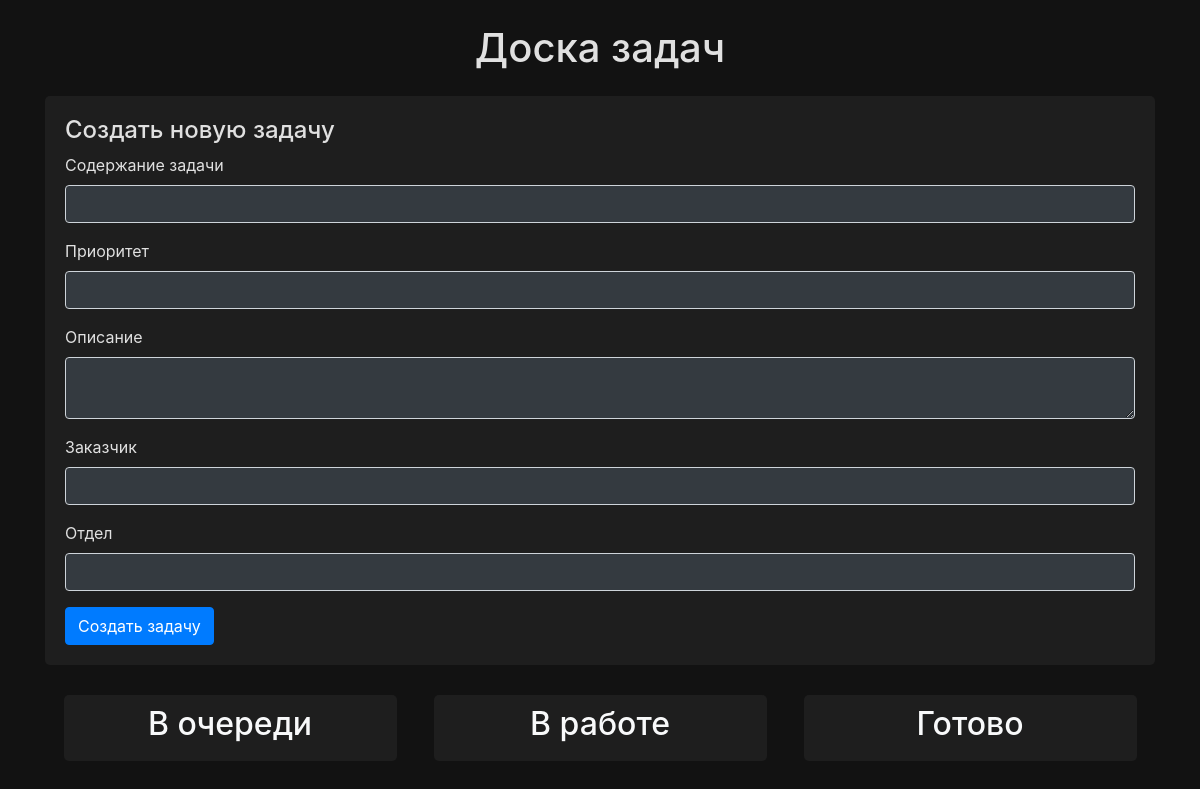
The app's page /task_board, older data.
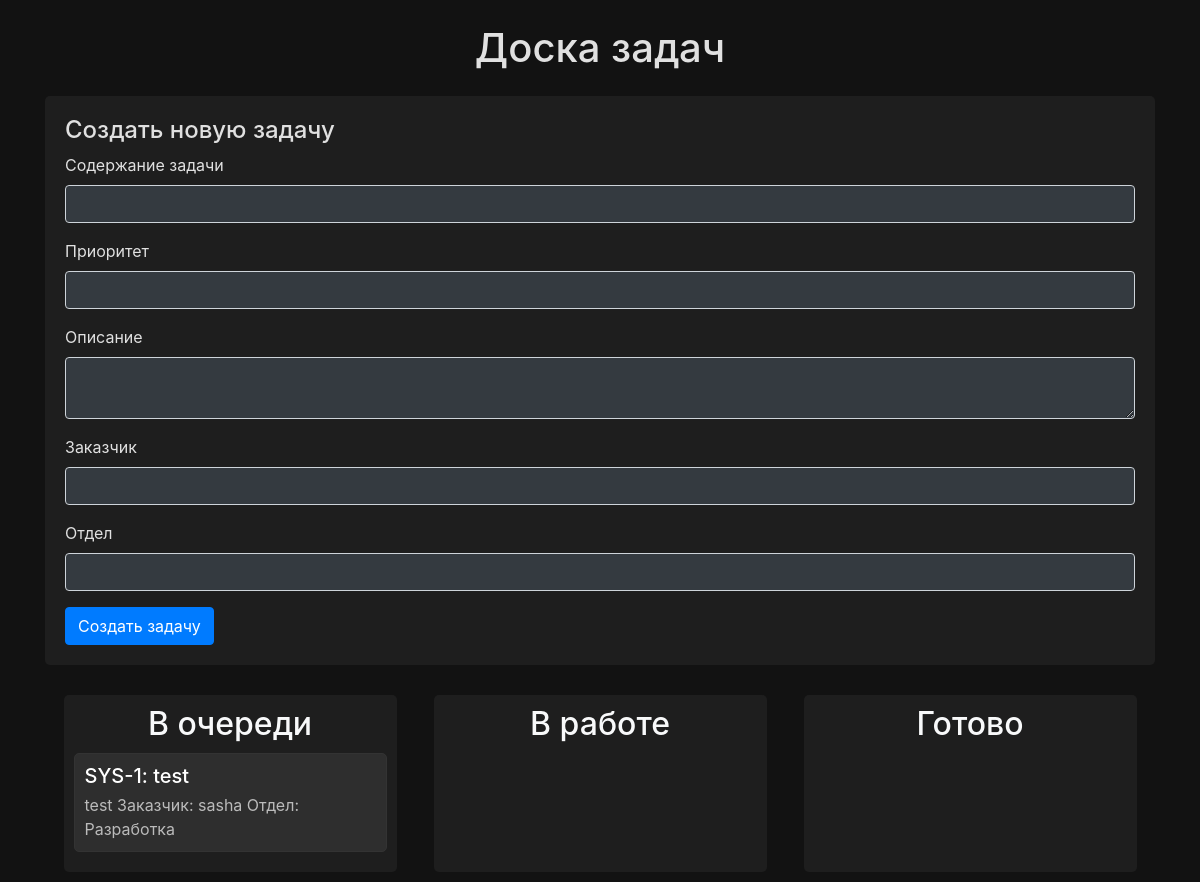
The same page, newer data.
### main.py (models this page shows, shortened)
class Task(db.Model):
    id = db.Column(db.Integer, primary_key=True)
    task_id = db.Column(db.String(80), unique=True, nullable=False)
    content = db.Column(db.String(200), nullable=False)
    priority = db.Column(db.Integer, nullable=False)
    description = db.Column(db.String(500), nullable=False)
    project_id = db.Column(db.Integer, nullable=False)
    section_id = db.Column(db.Integer, nullable=False)

### main.py (the view)
@app.route('/task_board')
def task_board():
    try:
        tasks = Task.query.all()
        section_status_mapping = {
            155860104: 'В очереди',
            155859386: 'В работе',
            138005323: 'Готово'
        }
        tasks_by_section = {
            'В очереди': [],
            'В работе': [],
            'Готово': []
        }
        for task in tasks:
            status = section_status_mapping.get(task.section_id, 'Статус неизвестен')
            if status in tasks_by_section:
                tasks_by_section[status].append(task)
        return render_template('task_board.html', tasks_by_section=tasks_by_section)
    except Exception as error:
        print("Error fetching tasks:", error)
        return jsonify({"error": str(error)})

### templates/task_board.html (shortened to what this page needs)
<!DOCTYPE html>
<html lang="ru">
<head>
    <link rel="stylesheet" href="https://maxcdn.bootstrapcdn.com/bootstrap/4.5.2/css/bootstrap.min.css">
</head>
<body>
    <div class="container">
        <h1 class="text-center my-4">Доска задач</h1>
        <div class="task-form">
            <h4>Создать новую задачу</h4>
            <form id="taskForm">
                <div class="form-group">
                    <label for="task_content">Содержание задачи</label>
                    <input type="text" class="form-control bg-dark text-light" id="task_content" required>
                </div>
                <div class="form-group">
                    <label for="priority">Приоритет</label>
                    <input type="text" class="form-control bg-dark text-light" id="priority" required>
                </div>
                <div class="form-group">
                    <label for="description">Описание</label>
                    <textarea class="form-control bg-dark text-light" id="description" required></textarea>
                </div>
                <div class="form-group">
                    <label for="customer">Заказчик</label>
                    <input type="text" class="form-control bg-dark text-light" id="customer" required>
                </div>
                <div class="form-group">
                    <label for="department">Отдел</label>
                    <input type="text" class="form-control bg-dark text-light" id="department" required>
                </div>
                <button type="submit" class="btn btn-primary">Создать задачу</button>
            </form>
        </div>
        <div class="task-board">
            <div class="column" id="queue">
                <h2 class="text-center text-light">В очереди</h2>
                {% for task in tasks_by_section['В очереди'] %}
                <div class="task" data-id="{{ task.task_id }}">
                    <h5>{{ task.content }}</h5>
                    <p>{{ task.description }}</p>
                </div>
                {% endfor %}
            </div>
            <div class="column" id="in-progress">
                <h2 class="text-center text-light">В работе</h2>
            </div>
            <div class="column" id="done">
                <h2 class="text-center text-light">Готово</h2>
            </div>
        </div>
    </div>
</body>
</html>

Row changes from the older to the newer data that the page shows:
added Task: content "SYS-1: test", description "test Заказчик: sasha Отдел: Разработка"
